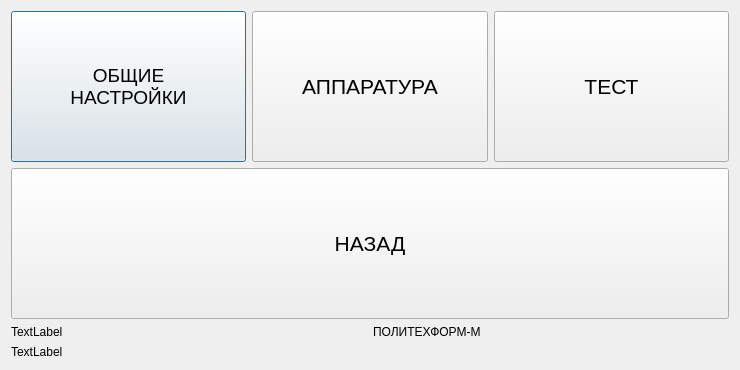
<?xml version="1.0" encoding="UTF-8"?>
<ui version="4.0">
 <class>Setup</class>
 <widget class="QDialog" name="Setup">
  <property name="geometry">
   <rect>
    <x>0</x>
    <y>0</y>
    <width>740</width>
    <height>370</height>
   </rect>
  </property>
  <property name="windowTitle">
   <string>Dialog</string>
  </property>
  <layout class="QGridLayout" name="gridLayout">
   <item row="0" column="0" colspan="2">
    <layout class="QVBoxLayout" name="verticalLayout">
     <item>
      <layout class="QHBoxLayout" name="horizontalLayout">
       <item>
        <widget class="QPushButton" name="pushButton">
         <property name="sizePolicy">
          <sizepolicy hsizetype="Minimum" vsizetype="Expanding">
           <horstretch>0</horstretch>
           <verstretch>0</verstretch>
          </sizepolicy>
         </property>
         <property name="font">
          <font>
           <pointsize>14</pointsize>
          </font>
         </property>
         <property name="text">
          <string>ОБЩИЕ 
НАСТРОЙКИ</string>
         </property>
        </widget>
       </item>
       <item>
        <widget class="QPushButton" name="pushButton_2">
         <property name="sizePolicy">
          <sizepolicy hsizetype="Minimum" vsizetype="Expanding">
           <horstretch>0</horstretch>
           <verstretch>0</verstretch>
          </sizepolicy>
         </property>
         <property name="font">
          <font>
           <pointsize>16</pointsize>
          </font>
         </property>
         <property name="text">
          <string>АППАРАТУРА</string>
         </property>
        </widget>
       </item>
       <item>
        <widget class="QPushButton" name="pushButton_3">
         <property name="sizePolicy">
          <sizepolicy hsizetype="Minimum" vsizetype="Expanding">
           <horstretch>0</horstretch>
           <verstretch>0</verstretch>
          </sizepolicy>
         </property>
         <property name="font">
          <font>
           <pointsize>16</pointsize>
          </font>
         </property>
         <property name="text">
          <string>ТЕСТ</string>
         </property>
        </widget>
       </item>
      </layout>
     </item>
     <item>
      <widget class="QPushButton" name="pushButton_4">
       <property name="sizePolicy">
        <sizepolicy hsizetype="Minimum" vsizetype="Expanding">
         <horstretch>0</horstretch>
         <verstretch>0</verstretch>
        </sizepolicy>
       </property>
       <property name="font">
        <font>
         <pointsize>16</pointsize>
        </font>
       </property>
       <property name="text">
        <string>НАЗАД</string>
       </property>
      </widget>
     </item>
    </layout>
   </item>
   <item row="1" column="0">
    <widget class="QLabel" name="label_2">
     <property name="text">
      <string>TextLabel</string>
     </property>
    </widget>
   </item>
   <item row="1" column="1">
    <widget class="QLabel" name="label">
     <property name="text">
      <string>ПОЛИТЕХФОРМ-М</string>
     </property>
    </widget>
   </item>
   <item row="2" column="0">
    <widget class="QLabel" name="label_3">
     <property name="text">
      <string>TextLabel</string>
     </property>
    </widget>
   </item>
  </layout>
 </widget>
 <resources/>
 <connections/>
</ui>
